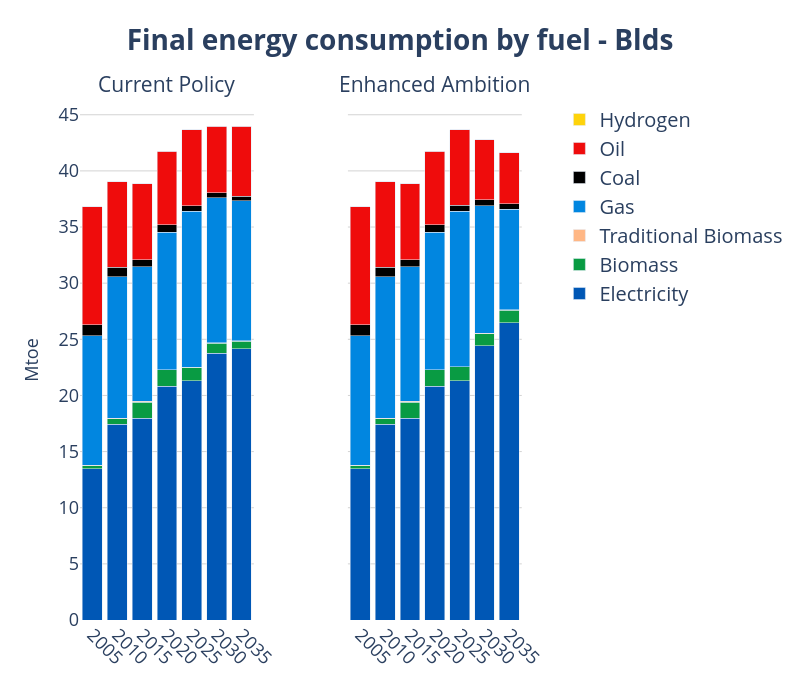

The notebook cell this image was saved under:
### Code cell
years = list(range(2005, 2036, 5))

# Create subplots with secondary y-axes
fig = make_subplots(
    rows=1, cols=2,
    shared_yaxes=True,
    shared_xaxes=True,
    specs=[[{"secondary_y": True}, {"secondary_y": True}]],
    subplot_titles=("Current Policy", "Enhanced Ambition")
)
# === Legend Group: Gases ===

# ------------------------------------------------------------------
# add traces from the first figure → left pane
# ------------------------------------------------------------------
for tr in fig1.data:
    tr.showlegend = False                      # keep legend single
    # NEW → colour & pattern injection
    if tr.name in fuel_colors:
        tr.marker.color = fuel_colors[tr.name]
        pattern = fuel_patterns.get(tr.name)
        if pattern:
            # marker.pattern is available from Plotly 5.3+
            tr.marker.pattern = dict(shape=pattern)

    fig.add_trace(tr, row=1, col=1, secondary_y=False)

# ------------------------------------------------------------------
# add traces from the second figure → right pane
# ------------------------------------------------------------------
for tr in fig2.data:
    if tr.name in fuel_colors:
        tr.marker.color = fuel_colors[tr.name]
        pattern = fuel_patterns.get(tr.name)
        if pattern:
            tr.marker.pattern = dict(shape=pattern)

    fig.add_trace(tr, row=1, col=2, secondary_y=False)


fig.update_layout(
    yaxis=dict(title="EJ", showgrid=True),
    yaxis1=dict(title="EJ", showgrid=True, title_font_size=20),
    
    # Hide secondary y-axis for col 1 (still used internally)
    yaxis2=dict(
        showticklabels=False,
        showgrid=False,
        zeroline=False,
        showline=False,
        title='',
        overlaying='y',
        side='right',
        range=[0, 100]
    ),
    
    # Show secondary y-axis for col 2
    yaxis4=dict(
        showticklabels=False,
        showgrid=False,
        zeroline=False,
        showline=False,
        title='',
        overlaying='y',
        side='right',
        range=[0, 100]
    ),
    barmode='stack',
    plot_bgcolor='rgba(0,0,0,0)',
    width=800, height=700,
)


fig.update_xaxes(tickangle=45)

fig.update_yaxes(range=[None, 60])

fig.update_layout(
    yaxis=dict(title="Mtoe", showgrid=True, gridcolor='lightgray'),
    yaxis3=dict(showgrid=True, gridcolor='lightgray'),
    title=dict(
        text="<b>Final energy consumption by fuel - Blds</b>",
        font=dict(size=28),
        x=0.5
    ),
    legend=dict(
        traceorder="reversed",
        font=dict(size=20),
        x=1.02, y=1,
        borderwidth=0
    )
)
fig.update_xaxes(
    tickvals=years,
    ticktext=[str(y) for y in years]
)

# adjust axis labels and ticks
fig.update_xaxes(title_font=dict(size=18), tickfont=dict(size=18))
fig.update_yaxes(title_font=dict(size=18), tickfont=dict(size=18))

# bump the subplot titles
fig.update_annotations(font=dict(size=21))

# (if you also set a main title earlier)
fig.update_layout(title=dict(font=dict(size=28)))
fig

### Figure 1 — Plotly figure (JSON) as saved in the notebook; plotly's stock layout.template omitted (floating-point values rounded to 4 significant figures)
{"data": [{"hovertemplate": "fuel=Electricity<br>Year=%{x}<br>value=%{y}<extra></extra>", "legendgroup": "Electricity", "marker": {"color": "#0057B5", "pattern": {"shape": ""}}, "name": "Electricity", "orientation": "v", "showlegend": false, "textposition": "auto", "type": "bar", "x": [2005, 2010, 2015, 2020, 2025, 2030, 2035], "xaxis": "x", "y": [13.49, 17.44, 17.99, 20.81, 21.31, 23.74, 24.18], "yaxis": "y"}, {"hovertemplate": "fuel=Biomass<br>Year=%{x}<br>value=%{y}<extra></extra>", "legendgroup": "Biomass", "marker": {"color": "#099B43", "pattern": {"shape": ""}}, "name": "Biomass", "orientation": "v", "showlegend": false, "textposition": "auto", "type": "bar", "x": [2005, 2010, 2015, 2020, 2025, 2030, 2035], "xaxis": "x", "y": [0.2581, 0.4993, 1.408, 1.462, 1.203, 0.9248, 0.6642], "yaxis": "y"}, {"hovertemplate": "fuel=Traditional Biomass<br>Year=%{x}<br>value=%{y}<extra></extra>", "legendgroup": "Traditional Biomass", "marker": {"color": "#FFB785", "pattern": {"shape": ""}}, "name": "Traditional Biomass", "orientation": "v", "showlegend": false, "textposition": "auto", "type": "bar", "x": [2005, 2010, 2015, 2020, 2025, 2030, 2035], "xaxis": "x", "y": [0.04898, 0.03399, 0.106, 0.0, 0.0, 0.02361, 0.0234], "yaxis": "y"}, {"hovertemplate": "fuel=Gas<br>Year=%{x}<br>value=%{y}<extra></extra>", "legendgroup": "Gas", "marker": {"color": "#0186E0", "pattern": {"shape": ""}}, "name": "Gas", "orientation": "v", "showlegend": false, "textposition": "auto", "type": "bar", "x": [2005, 2010, 2015, 2020, 2025, 2030, 2035], "xaxis": "x", "y": [11.53, 12.6, 11.94, 12.29, 13.87, 12.93, 12.48], "yaxis": "y"}, {"hovertemplate": "fuel=Coal<br>Year=%{x}<br>value=%{y}<extra></extra>", "legendgroup": "Coal", "marker": {"color": "#000000", "pattern": {"shape": ""}}, "name": "Coal", "orientation": "v", "showlegend": false, "textposition": "auto", "type": "bar", "x": [2005, 2010, 2015, 2020, 2025, 2030, 2035], "xaxis": "x", "y": [0.9538, 0.8548, 0.6549, 0.6279, 0.5225, 0.4299, 0.3777], "yaxis": "y"}, {"hovertemplate": "fuel=Oil<br>Year=%{x}<br>value=%{y}<extra></extra>", "legendgroup": "Oil", "marker": {"color": "#EF0C0C", "pattern": {"shape": ""}}, "name": "Oil", "orientation": "v", "showlegend": false, "textposition": "auto", "type": "bar", "x": [2005, 2010, 2015, 2020, 2025, 2030, 2035], "xaxis": "x", "y": [10.51, 7.605, 6.776, 6.567, 6.755, 5.954, 6.233], "yaxis": "y"}, {"hovertemplate": "fuel=Hydrogen<br>Year=%{x}<br>value=%{y}<extra></extra>", "legendgroup": "Hydrogen", "marker": {"color": "#FED30B", "pattern": {"shape": ""}}, "name": "Hydrogen", "orientation": "v", "showlegend": false, "textposition": "auto", "type": "bar", "x": [2005, 2010, 2015, 2020, 2025, 2030, 2035], "xaxis": "x", "y": [0.0, 0.0, 0.0, 0.0, 2.126e-05, 1.048e-06, 1.413e-06], "yaxis": "y"}, {"hovertemplate": "fuel=Electricity<br>Year=%{x}<br>value=%{y}<extra></extra>", "legendgroup": "Electricity", "marker": {"color": "#0057B5", "pattern": {"shape": ""}}, "name": "Electricity", "orientation": "v", "showlegend": true, "textposition": "auto", "type": "bar", "x": [2005, 2010, 2015, 2020, 2025, 2030, 2035], "xaxis": "x2", "y": [13.49, 17.44, 17.99, 20.81, 21.32, 24.41, 26.46], "yaxis": "y3"}, {"hovertemplate": "fuel=Biomass<br>Year=%{x}<br>value=%{y}<extra></extra>", "legendgroup": "Biomass", "marker": {"color": "#099B43", "pattern": {"shape": ""}}, "name": "Biomass", "orientation": "v", "showlegend": true, "textposition": "auto", "type": "bar", "x": [2005, 2010, 2015, 2020, 2025, 2030, 2035], "xaxis": "x2", "y": [0.2581, 0.4993, 1.408, 1.462, 1.215, 1.065, 1.124], "yaxis": "y3"}, {"hovertemplate": "fuel=Traditional Biomass<br>Year=%{x}<br>value=%{y}<extra></extra>", "legendgroup": "Traditional Biomass", "marker": {"color": "#FFB785", "pattern": {"shape": ""}}, "name": "Traditional Biomass", "orientation": "v", "showlegend": true, "textposition": "auto", "type": "bar", "x": [2005, 2010, 2015, 2020, 2025, 2030, 2035], "xaxis": "x2", "y": [0.04898, 0.03399, 0.106, 0.0, 0.0, 0.05561, 0.05172], "yaxis": "y3"}, {"hovertemplate": "fuel=Gas<br>Year=%{x}<br>value=%{y}<extra></extra>", "legendgroup": "Gas", "marker": {"color": "#0186E0", "pattern": {"shape": ""}}, "name": "Gas", "orientation": "v", "showlegend": true, "textposition": "auto", "type": "bar", "x": [2005, 2010, 2015, 2020, 2025, 2030, 2035], "xaxis": "x2", "y": [11.53, 12.6, 11.94, 12.29, 13.86, 11.37, 8.955], "yaxis": "y3"}, {"hovertemplate": "fuel=Coal<br>Year=%{x}<br>value=%{y}<extra></extra>", "legendgroup": "Coal", "marker": {"color": "#000000", "pattern": {"shape": ""}}, "name": "Coal", "orientation": "v", "showlegend": true, "textposition": "auto", "type": "bar", "x": [2005, 2010, 2015, 2020, 2025, 2030, 2035], "xaxis": "x2", "y": [0.9538, 0.8548, 0.6549, 0.6279, 0.5226, 0.5372, 0.4946], "yaxis": "y3"}, {"hovertemplate": "fuel=Oil<br>Year=%{x}<br>value=%{y}<extra></extra>", "legendgroup": "Oil", "marker": {"color": "#EF0C0C", "pattern": {"shape": ""}}, "name": "Oil", "orientation": "v", "showlegend": true, "textposition": "auto", "type": "bar", "x": [2005, 2010, 2015, 2020, 2025, 2030, 2035], "xaxis": "x2", "y": [10.51, 7.605, 6.776, 6.567, 6.749, 5.333, 4.555], "yaxis": "y3"}, {"hovertemplate": "fuel=Hydrogen<br>Year=%{x}<br>value=%{y}<extra></extra>", "legendgroup": "Hydrogen", "marker": {"color": "#FED30B", "pattern": {"shape": ""}}, "name": "Hydrogen", "orientation": "v", "showlegend": true, "textposition": "auto", "type": "bar", "x": [2005, 2010, 2015, 2020, 2025, 2030, 2035], "xaxis": "x2", "y": [0.0, 0.0, 0.0, 0.0, 1.703e-05, 1.512e-07, 1.778e-08], "yaxis": "y3"}], "layout": {"annotations": [{"font": {"size": 21}, "showarrow": false, "text": "Current Policy", "x": 0.185, "xanchor": "center", "xref": "paper", "y": 1, "yanchor": "bottom", "yref": "paper"}, {"font": {"size": 21}, "showarrow": false, "text": "Enhanced Ambition", "x": 0.755, "xanchor": "center", "xref": "paper", "y": 1, "yanchor": "bottom", "yref": "paper"}], "barmode": "stack", "height": 700, "legend": {"borderwidth": 0, "font": {"size": 20}, "traceorder": "reversed", "x": 1.02, "y": 1}, "plot_bgcolor": "rgba(0,0,0,0)", "title": {"font": {"size": 28}, "text": "<b>Final energy consumption by fuel - Blds</b>", "x": 0.5}, "width": 800, "xaxis": {"anchor": "y", "domain": [0, 0.37], "tickangle": 45, "tickfont": {"size": 18}, "ticktext": ["2005", "2010", "2015", "2020", "2025", "2030", "2035"], "tickvals": [2005, 2010, 2015, 2020, 2025, 2030, 2035], "title": {"font": {"size": 18}}}, "xaxis2": {"anchor": "y3", "domain": [0.57, 0.94], "tickangle": 45, "tickfont": {"size": 18}, "ticktext": ["2005", "2010", "2015", "2020", "2025", "2030", "2035"], "tickvals": [2005, 2010, 2015, 2020, 2025, 2030, 2035], "title": {"font": {"size": 18}}}, "yaxis": {"anchor": "x", "domain": [0, 1], "gridcolor": "lightgray", "range": [null, 60], "showgrid": true, "tickfont": {"size": 18}, "title": {"font": {"size": 18}, "text": "Mtoe"}}, "yaxis2": {"anchor": "x", "overlaying": "y", "range": [null, 60], "showgrid": false, "showline": false, "showticklabels": false, "side": "right", "tickfont": {"size": 18}, "title": {"font": {"size": 18}, "text": ""}, "zeroline": false}, "yaxis3": {"anchor": "x2", "domain": [0, 1], "gridcolor": "lightgray", "matches": "y", "range": [null, 60], "showgrid": true, "showticklabels": false, "tickfont": {"size": 18}, "title": {"font": {"size": 18}}}, "yaxis4": {"anchor": "x2", "overlaying": "y", "range": [null, 60], "showgrid": false, "showline": false, "showticklabels": false, "side": "right", "tickfont": {"size": 18}, "title": {"font": {"size": 18}, "text": ""}, "zeroline": false}}}
